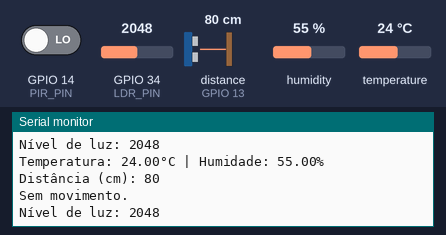
This sketch was run on a simulated ESP32. On the bench: the last lines printed to the serial monitor. Wiring (inferred from the names in the program): ultrasonic range finder: trigger GPIO 12; echo GPIO 13. The inputs (shaded band) are chosen by the test bench; at power-on: GPIO 14 (PIR_PIN) LOW, distance to the obstacle (sensor on GPIO 13) 80 cm, humidity 55 %, GPIO 34 (LDR_PIN) = 2048, temperature 24 °C. The echo pulse lasts 58.3 µs per cm.

Above: at 2.8 s.
2.9 s: GPIO 14 (PIR_PIN) driven HIGH
7.5 s: distance to the obstacle (sensor on GPIO 13) set to 2 cm
At 8.9 s:
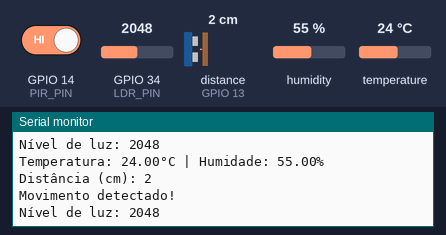
10.2 s: humidity set to 22 %
12.9 s: GPIO 34 (LDR_PIN) set to 2866
At 14.5 s:
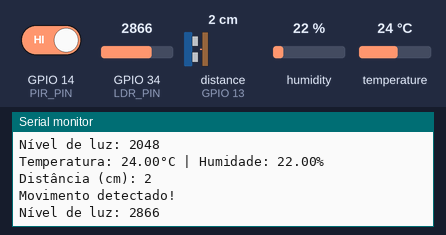
15.6 s: temperature set to 12 °C
18.3 s: distance to the obstacle (sensor on GPIO 13) set to 4 cm
At 21.2 s:
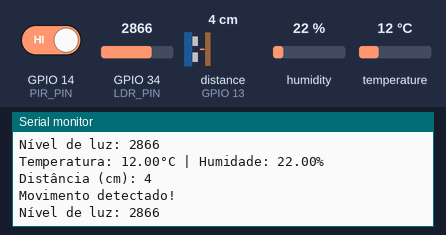
Timing chart, 0 to 22.0 s (numbered marks = the images above; inputs shaded):
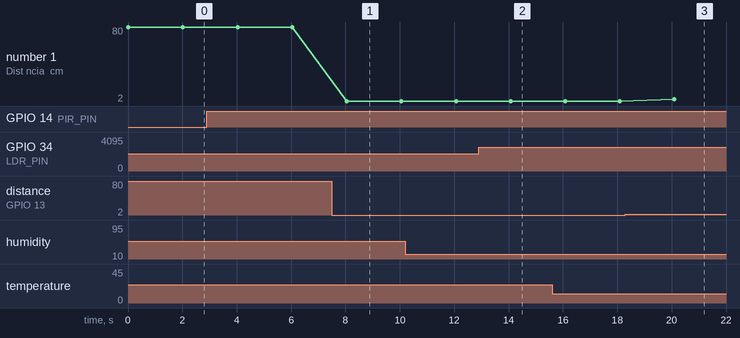

Measured:
- after the input at 7.5 s, the serial monitor: prints a new line after 0.55 s (image 1)
- after the input at 12.9 s, the serial monitor: prints a new line after 1.2 s (image 2)
- after the input at 18.3 s, the serial monitor: prints a new line after 1.8 s (image 3)
- plotted number 1: 80 → 2 after the input at 7.5 s, 2 → 4 after the input at 18.3 s

The sketch:

main.ino
```cpp
#include <DHT.h>
#include <Wire.h>
#include <Adafruit_Sensor.h>

#define DHTPIN 4         // Pino do sensor DHT22
#define DHTTYPE DHT22    // Tipo do sensor DHT22

// Definindo pinos do sensor de ultrassom HC-SR04
#define TRIG_PIN 12
#define ECHO_PIN 13

// Sensor LDR
#define LDR_PIN 34

// Sensor PIR
#define PIR_PIN 14

DHT dht(DHTPIN, DHTTYPE);

void setup() {
  Serial.begin(115200);
  dht.begin();

  pinMode(TRIG_PIN, OUTPUT);
  pinMode(ECHO_PIN, INPUT);
  pinMode(PIR_PIN, INPUT);
  pinMode(LDR_PIN, INPUT);
}

void loop() {
  // Leitura do sensor DHT22 (Temperatura e Umidade)
  float humidity = dht.readHumidity();
  float temperature = dht.readTemperature();

  if (isnan(humidity) || isnan(temperature)) {
    Serial.println("Falha ao ler do DHT sensor!");
    return;
  }

  Serial.print("Temperatura: ");
  Serial.print(temperature);
  Serial.print("°C | Humidade: ");
  Serial.print(humidity);
  Serial.println("%");

  // Leitura do Sensor Ultrassom HC-SR04
  long duration, distance;
  digitalWrite(TRIG_PIN, LOW);
  delayMicroseconds(2);
  digitalWrite(TRIG_PIN, HIGH);
  delayMicroseconds(10);
  digitalWrite(TRIG_PIN, LOW);
  duration = pulseIn(ECHO_PIN, HIGH);
  distance = duration * 0.0344 / 2;

  Serial.print("Distância (cm): ");
  Serial.println(distance);

  // Leitura do Sensor PIR (Movimento)
  int motion = digitalRead(PIR_PIN);
  if (motion) {
    Serial.println("Movimento detectado!");
  } else {
    Serial.println("Sem movimento.");
  }

  // Leitura do Sensor LDR (Luminosidade)
  int lightLevel = analogRead(LDR_PIN);
  Serial.print("Nível de luz: ");
  Serial.println(lightLevel);

  delay(2000); // Atraso para a próxima leitura
}
```
